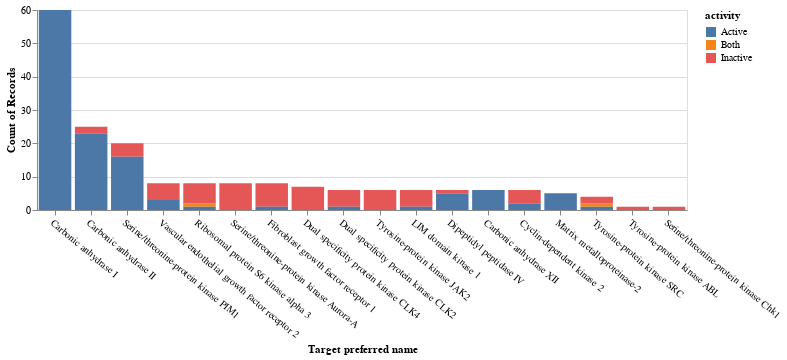

Write notebook code for a chart like this one.
### Code cell
ch1

### Figure 1 — Vega-Lite specification as saved in the notebook (floating-point values rounded to 4 significant figures; data arrays with more than 128 entries replaced by an {"elided": "..."} marker saying what was removed)
{"config": {"view": {"continuousWidth": 400, "continuousHeight": 300}, "axisX": {"labelAngle": 40}}, "data": {"name": "data-f05cb9efc7a89eb61d99c0980e40bd2c"}, "mark": "bar", "encoding": {"color": {"type": "nominal", "field": "activity"}, "order": {"type": "nominal", "field": "activity", "sort": "ascending"}, "x": {"type": "nominal", "field": "pref_name", "sort": "-y", "title": "Target preferred name"}, "y": {"type": "quantitative", "aggregate": "count"}}, "height": 200, "width": 650, "$schema": "https://vega.github.io/schema/vega-lite/v4.8.1.json", "datasets": {"data-f05cb9efc7a89eb61d99c0980e40bd2c": {"elided": "191 records"}}}
